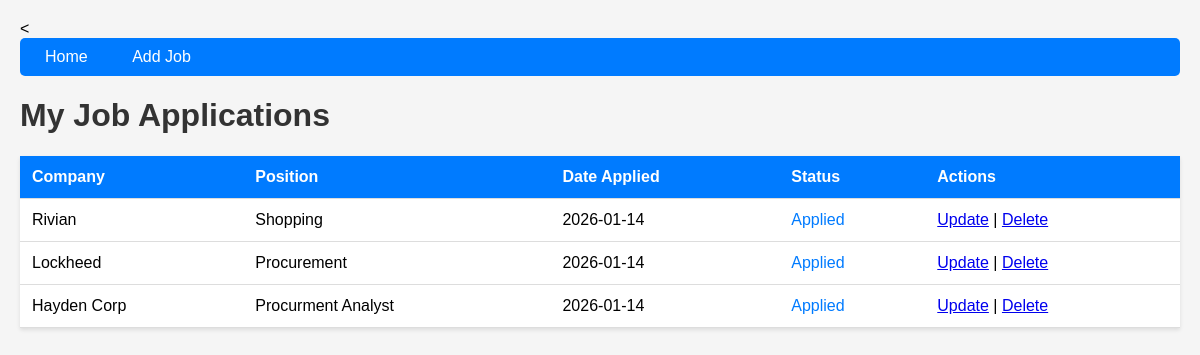
The page / on the database its author committed.
### tables this page shows
CREATE TABLE jobs (
            id INTEGER PRIMARY KEY AUTOINCREMENT,
            company TEXT NOT NULL,
            position TEXT NOT NULL,
            date_applied TEXT NOT NULL,
            status TEXT NOT NULL,
            notes TEXT
        );

### app.py (the view)
@app.route('/')
def index():
    conn = sqlite3.connect('jobs.db')
    c = conn.cursor()
    c.execute('SELECT * FROM jobs ORDER BY date_applied DESC')
    jobs = c.fetchall()
    conn.close()
    return render_template('index.html', jobs=jobs)

### templates/index.html
{% extends "base.html" %}
{% block content %}
<h1>My Job Applications</h1>
{% if jobs %}
<table>
    <tr>
        <th>Company</th>
        <th>Position</th>
        <th>Date Applied</th>
        <th>Status</th>
        <th>Actions</th>
    </tr>
    {% for job in jobs %}
    <tr>
        <td>{{ job[1] }}</td>
        <td>{{ job[2] }}</td>
        <td>{{ job[3] }}</td>
        <td class="status-{{ job[4].lower() }}">{{ job[4] }}</td>
        <td>
            <a href="/update/{{ job[0] }}">Update</a> |
            <a href="/delete/{{ job[0] }}" onclick="return confirm('Delete this job?')">Delete</a>
        </td>
    </tr>
    {% endfor %}
</table>
{% else %}
<p>No jobs tracked yet. <a href="/add">Add your first job application!</a></p>
{% endif %}
{% endblock %}

### templates/base.html (shortened to what this page needs)
<<!DOCTYPE html>
    <html>
    <head>
    </head>
    <body>
        <nav>
            <a href="/">Home</a>
            <a href="/add">Add Job</a>
        </nav>
        {% block content %}{% endblock %}
    </body>
    </html>

### templates/base.html (style rules this page uses)
body { font-family: Arial, sans-serif; max-width: 1200px; margin: 0 auto; padding: 20px; background-color: #f5f5f5; }
h1 { color: #333; }
nav { background-color: #007bff; padding: 10px; margin-bottom: 20px; border-radius: 5px; }
nav a { color: white; text-decoration: none; padding: 10px 15px; margin-right: 10px; }
table { width: 100%; background-color: white; border-collapse: collapse; box-shadow: 0 2px 4px rgba(0, 0, 0, 0.1); }
th, td { padding: 12px; text-align: left; border-bottom: 1px solid #ddd; }
th { background-color: #007bff; color: white; }
.status-applied { color: #007bff; }

### rows shown on the page
jobs: company "Rivian", position "Shopping", date_applied "2026-01-14", status "Applied"
jobs: company "Lockheed", position "Procurement", date_applied "2026-01-14", status "Applied"
jobs: company "Hayden Corp", position "Procurment Analyst", date_applied "2026-01-14", status "Applied"
